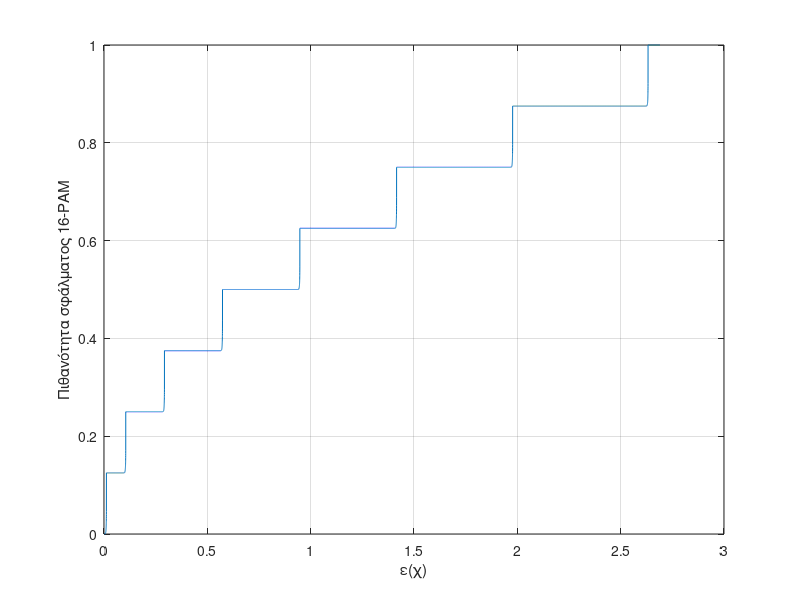

MATLAB code to generate this figure:
Eg=0.0117;
constellation=[];
e=0:0.0001:2.69;
for i=-15:2:15
    constellation=[constellation i*sqrt(Eg)];
end
energy_levels=constellation.^(2);
%for i=1:16
 %   energy_levels(i)=energy_levels(i)-e;
%end
p = [];
energy=zeros(length(e),length(energy_levels));
for i=1:length(e)
    for j=1:16
        
        if(energy_levels(j)-e(i)<=0)
            energy_levels(j)=0;
            energy(i,j)=0;
        

        else
            energy(i,j)=energy_levels(j)-e(i);
        end

    end
end
p=[];
for k=1:length(e)
    ser=0;
    d=0;
    for j=1:16
        if(j==1)
            if energy(k,j)==0
                ser=1/16;
            else 
                ser = (1/16)*(qfunc(abs((sqrt(energy(k,j))-sqrt(energy(k,j+1))))/(0.03)));
            end
        end
        
        if(j==16)
            if energy(k,j)==0
                ser=1/16;
            else
                ser = (1/16)*(qfunc(abs((sqrt(energy(k,j))-sqrt(energy(k,j-1))))/(0.03)));
                
            end
        end
        if(j==8 || j==9)
            if energy(k,j)==0
                ser=1/16;

            else
                ser = (1/16)*(qfunc(abs((sqrt(energy(k,j))/(0.03))))+qfunc(abs((sqrt(energy(k,j))-sqrt(energy(k,10))))/(0.03)));
            end
        end
        if (j>1 && j<16 && j~=8 && j~=9)
                if energy(k,j)==0
                    ser=1/16;
                else
                    ser = (1/16)*(qfunc(abs((sqrt(energy(k,j))-sqrt(energy(k,j-1))))/(0.03))+qfunc(abs((sqrt(energy(k,j))-sqrt(energy(k,j+1))))/(0.03)));
                end 
        end

    d=d+ser;
    end
    p=[p d];
end

plot(e,p);
ylabel('Πιθανότητα σφάλματος 16-PAM');
xlabel('ε(χ)');
grid on;


